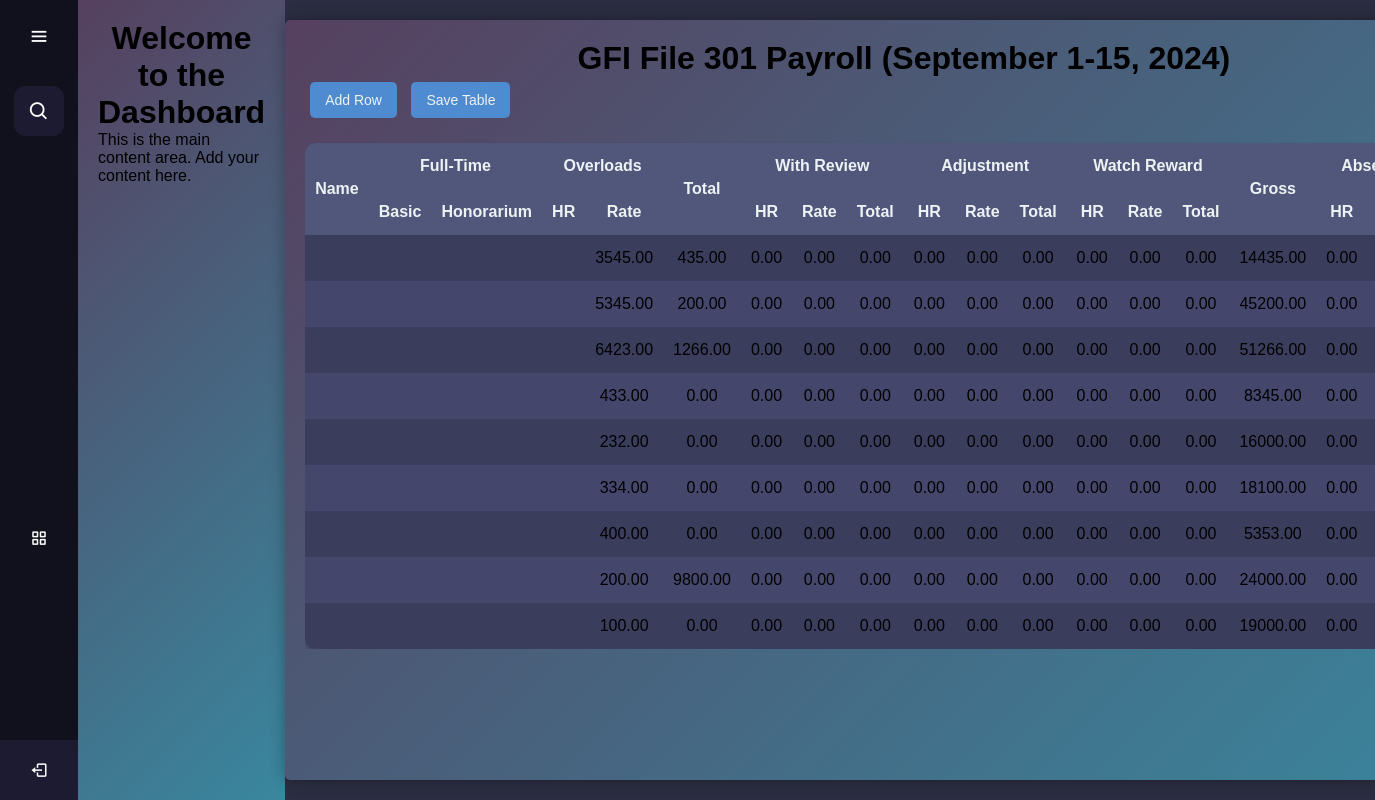
/frontUP/index.php, run on the app's committed database.
### tables this page shows
CREATE TABLE `computation` (
  `computation_id` int(6) UNSIGNED NOT NULL,
  `employee_id` int(11) NOT NULL,
  `overload_rate` decimal(10,2) NOT NULL,
  `overload_total` decimal(10,2) NOT NULL,
  `wr_hr` decimal(10,2) NOT NULL,
  `wr_rate` decimal(10,2) NOT NULL,
  `wr_total` decimal(10,2) NOT NULL,
  `adjust_hr` decimal(10,2) NOT NULL,
  `adjust_rate` decimal(10,2) NOT NULL,
  `adjust_total` decimal(10,2) NOT NULL,
  `watch_hr` decimal(10,2) NOT NULL,
  `watch_rate` decimal(10,2) NOT NULL,
  `watch_total` decimal(10,2) NOT NULL,
  `gross_pay` decimal(10,2) NOT NULL,
  `absent_late_hr` decimal(10,2) NOT NULL,
  `absent_late_rate` decimal(10,2) NOT NULL,
  `absent_late_total` decimal(10,2) NOT NULL,
  `pagibig` decimal(10,2) NOT NULL,
  `mp2` decimal(10,2) NOT NULL,
  `sss` decimal(10,0) NOT NULL,
  `ret` decimal(10,2) NOT NULL,
  `canteen` decimal(10,2) NOT NULL,
  `others` decimal(10,2) NOT NULL,
  `total_deduction` decimal(10,2) NOT NULL,
  `net_pay` decimal(10,2) NOT NULL,
  `reg_date` timestamp NOT NULL DEFAULT current_timestamp() ON UPDATE current_timestamp()
);

### frontUP/index.php (the view, shortened to what this page needs)
<?php include 'database_connection.php'; ?>
<head>
    <link rel="stylesheet" href="table_styles.css">
</head>
<body>
    <?php include 'sidebars.php'; ?>
    <div class="content">
        <h1>GFI File 301 Payroll (September 1-15, 2024)</h1>
        <button id="addRowBtn">Add Row</button>
        <button id="saveTableBtn">Save Table</button>
        <div class="table-wrapper">
            <table id="crudTable">
                <thead>
                    <tr>
                        <th rowspan="2">Name</th>
                        <th colspan="2">Full-Time</th>
                        <th colspan="2">Overloads</th>
                        <th rowspan="2">Total</th>
                        <th colspan="3">With Review</th>
                        <th colspan="3">Adjustment</th>
                        <th colspan="3">Watch Reward</th>
                        <th rowspan="2">Gross</th>
                        <th colspan="3">Absences/Late</th>
                    </tr>
                    <tr>
                        <th>Basic</th>
                        <th>Honorarium</th>
                        <th>HR</th>
                        <th>Rate</th>
                        <th>HR</th>
                        <th>Rate</th>
                        <th>Total</th>
                        <th>HR</th>
                        <th>Rate</th>
                        <th>Total</th>
                        <th>HR</th>
                        <th>Rate</th>
                        <th>Total</th>
                        <th>HR</th>
                        <th>Rate</th>
                    </tr>
                </thead>
                <tbody>
                    <?php
                    $sql = "SELECT * FROM computation";
                    $result = $conn->query($sql);
                    if ($result->num_rows > 0) {
                        while ($row = $result->fetch_assoc()) {
                            echo "<tr>";
                            echo "<td>" . $row["employee_name"] . "</td>";
                            echo "<td>" . $row["basic_salary"] . "</td>";
                            echo "<td>" . $row["honorarium"] . "</td>";
                            echo "<td>" . $row["overload_hr"] . "</td>";
                            echo "<td>" . $row["overload_rate"] . "</td>";
                            echo "<td>" . $row["overload_total"] . "</td>";
                            echo "<td>" . $row["wr_hr"] . "</td>";
                            echo "<td>" . $row["wr_rate"] . "</td>";
                            echo "<td>" . $row["wr_total"] . "</td>";
                            echo "<td>" . $row["adjust_hr"] . "</td>";
                            echo "<td>" . $row["adjust_rate"] . "</td>";
                            echo "<td>" . $row["adjust_total"] . "</td>";
                            echo "<td>" . $row["watch_hr"] . "</td>";
                            echo "<td>" . $row["watch_rate"] . "</td>";
                            echo "<td>" . $row["watch_total"] . "</td>";
                            echo "<td>" . $row["gross_pay"] . "</td>";
                            echo "<td>" . $row["absent_late_hr"] . "</td>";
                            echo "<td>" . $row["absent_late_rate"] . "</td>";
                            echo "</tr>";
                        }
                    } else {
                        echo "<tr><td colspan='26'>No records found</td></tr>";
                    }
                    ?>
                </tbody>
            </table>
        </div>
    </div>
</body>
</html>

### frontUP/table_styles.css (style rules this page uses)
body { font-family: Arial, sans-serif; margin: 0; padding: 0; display: flex; min-height: 100vh; background-color: #2b2d42; }
.content { margin: 20px auto; padding: 20px; background: linear-gradient( 135deg, #56405f, #39879e ); border-radius: 5px; box-shadow: 0 0 15px rgba(0, 0, 0, 0.3); max-width: 90%; }
h1 { text-align: center; }
.table-wrapper { overflow-x: auto; }
table { width: 100%; border-collapse: collapse; margin-top: 20px; background-color: #3a3d5c; box-shadow: 0 4px 6px rgba(0, 0, 0, 0.2); border-radius: 10px; overflow: hidden; }
th, td { border: none; padding: 14px 10px; text-align: center; white-space: nowrap; background-color: transparent; }
th { background-color: #50577a; font-weight: bold; color: #edf2f4; }
tr:nth-child(even) td { background-color: #44476b; }
button { padding: 10px 15px; background-color: #4e8bd0; color: #edf2f4; border: none; border-radius: 5px; cursor: pointer; font-size: 14px; transition: all 0.3s ease; margin: 5px; }

### frontUP/styles.css (style rules this page uses)
* { margin: 0; padding: 0; box-sizing: border-box; font-family: "Poppins", sans-serif; }

### data on the page
computation: overload_rate "3545.00", overload_total "435.00", wr_hr "0.00", wr_rate "0.00", wr_total "0.00", adjust_hr "0.00", adjust_rate "0.00", adjust_total "0.00", watch_hr "0.00", watch_rate "0.00", watch_total "0.00", gross_pay "14435.00", absent_late_hr "0.00"
computation: overload_rate "5345.00", overload_total "200.00", wr_hr "0.00", wr_rate "0.00", wr_total "0.00", adjust_hr "0.00", adjust_rate "0.00", adjust_total "0.00", watch_hr "0.00", watch_rate "0.00", watch_total "0.00", gross_pay "45200.00", absent_late_hr "0.00"
computation: overload_rate "6423.00", overload_total "1266.00", wr_hr "0.00", wr_rate "0.00", wr_total "0.00", adjust_hr "0.00", adjust_rate "0.00", adjust_total "0.00", watch_hr "0.00", watch_rate "0.00", watch_total "0.00", gross_pay "51266.00", absent_late_hr "0.00"
computation: overload_rate "433.00", overload_total "0.00", wr_hr "0.00", wr_rate "0.00", wr_total "0.00", adjust_hr "0.00", adjust_rate "0.00", adjust_total "0.00", watch_hr "0.00", watch_rate "0.00", watch_total "0.00", gross_pay "8345.00", absent_late_hr "0.00"
computation: overload_rate "232.00", overload_total "0.00", wr_hr "0.00", wr_rate "0.00", wr_total "0.00", adjust_hr "0.00", adjust_rate "0.00", adjust_total "0.00", watch_hr "0.00", watch_rate "0.00", watch_total "0.00", gross_pay "16000.00", absent_late_hr "0.00"
computation: overload_rate "334.00", overload_total "0.00", wr_hr "0.00", wr_rate "0.00", wr_total "0.00", adjust_hr "0.00", adjust_rate "0.00", adjust_total "0.00", watch_hr "0.00", watch_rate "0.00", watch_total "0.00", gross_pay "18100.00", absent_late_hr "0.00"
computation: overload_rate "400.00", overload_total "0.00", wr_hr "0.00", wr_rate "0.00", wr_total "0.00", adjust_hr "0.00", adjust_rate "0.00", adjust_total "0.00", watch_hr "0.00", watch_rate "0.00", watch_total "0.00", gross_pay "5353.00", absent_late_hr "0.00"
computation: overload_rate "200.00", overload_total "9800.00", wr_hr "0.00", wr_rate "0.00", wr_total "0.00", adjust_hr "0.00", adjust_rate "0.00", adjust_total "0.00", watch_hr "0.00", watch_rate "0.00", watch_total "0.00", gross_pay "24000.00", absent_late_hr "0.00"
computation: overload_rate "100.00", overload_total "0.00", wr_hr "0.00", wr_rate "0.00", wr_total "0.00", adjust_hr "0.00", adjust_rate "0.00", adjust_total "0.00", watch_hr "0.00", watch_rate "0.00", watch_total "0.00", gross_pay "19000.00", absent_late_hr "0.00"
